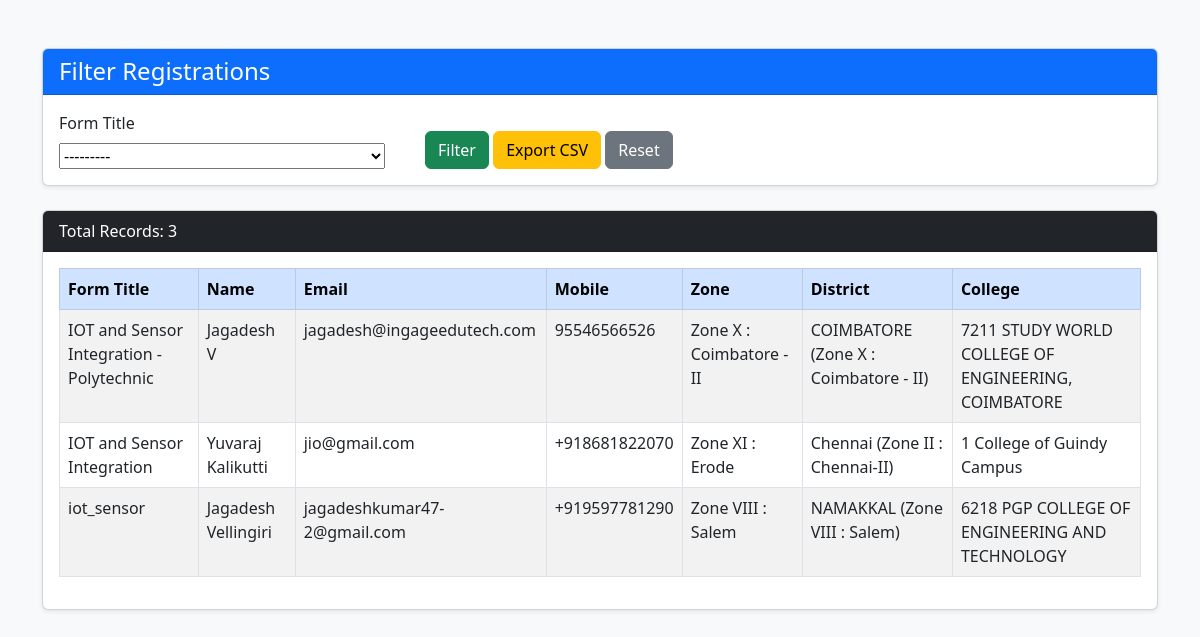
The page /api/qr/registrations/ on the database as committed earlier.
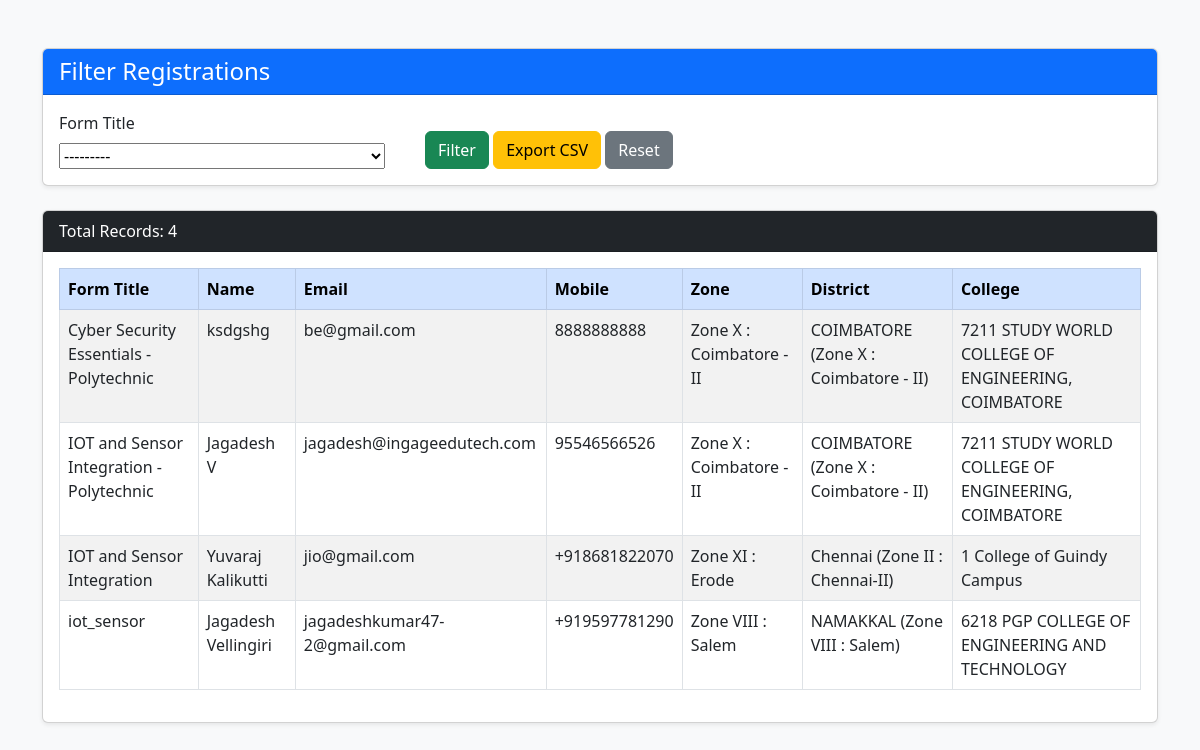
The same page on the database as committed later.
### std_qr/models.py (models this page shows, shortened)
class Registration(models.Model):
    form_title = models.CharField(
        max_length=500,
        verbose_name="Form Title"
    )
    full_name = models.CharField(max_length=200)
    zone = models.ForeignKey(Zone, on_delete=models.SET_NULL, null=True,blank=False)
    district = models.ForeignKey(District, on_delete=models.SET_NULL, null=True,blank=False)
    college = models.ForeignKey(College, on_delete=models.SET_NULL, null=True,blank=False)
    branch_department = models.CharField(
        max_length=100,
        null=True, blank=False
    )
    YEAR_CHOICES = [
        ('1st Year', '1st Year'),
        ('2nd Year', '2nd Year'),
        ('3rd Year', '3rd Year'),
        ('Final Year', 'Final Year'),
    ]
    year_of_study = models.CharField(
        max_length=20,
        choices=YEAR_CHOICES
    )
    email_address = models.EmailField(unique=True)
    mobile_number = models.CharField(max_length=15, unique=True)
    LEARNING_DOMAIN_CHOICES = [
        ('Web Development', 'Web Development'),
        ('Data Science', 'Data Science'),
        ('Artificial Intelligence / Machine Learning', 'AI / ML'),
        ('Cybersecurity', 'Cybersecurity'),
        ('Cloud Computing', 'Cloud Computing'),
        ('Mobile App Development', 'Mobile App Development'),
        ('UI/UX Design', 'UI/UX Design'),
        ('Internet of Things (IoT)', 'IoT'),
        ('Other', 'Other'),
    ]
    preferred_learning_domain = models.CharField(
        max_length=100,
        choices=LEARNING_DOMAIN_CHOICES
    )
    preferred_learning_domain_other = models.CharField(
        max_length=100,
        blank=True,
        null=True
    )
    LEARNING_MODE_CHOICES = [
        ('Online Live', 'Online Live'),
        ('Online Recorded', 'Online Recorded'),
        ('Hybrid Mode', 'Hybrid Mode'),
    ]
    preferred_mode_of_learning = models.CharField(
        max_length=50,
        choices=LEARNING_MODE_CHOICES
    )
    SKILL_LEVEL_CHOICES = [
        ('Beginner', 'Beginner'),
        ('Intermediate', 'Intermediate'),
        ('Advanced', 'Advanced'),
        ('No prior knowledge', 'No prior knowledge'),
    ]
    current_skill_level = models.CharField(
        max_length=50,
        choices=SKILL_LEVEL_CHOICES
    )
    INTEREST_CHOICES = [
        ('Yes', 'Yes'),
        ('No', 'No'),
        ('Maybe', 'Maybe'),
    ]
    interested_in_internship = models.CharField(
        max_length=10,
        choices=INTEREST_CHOICES
    )
    interested_in_job = models.CharField(
        max_length=10,
        choices=[('Yes', 'Yes'), ('No', 'No')]
    )
    EXPERIENCE_CHOICES = [
        ('Yes', 'Yes'),
        ('Currently pursuing', 'Currently pursuing'),
        ('No', 'No'),
    ]
    previous_internship_experience = models.CharField(
        max_length=50,
        choices=EXPERIENCE_CHOICES
    )
    internship_company_name = models.CharField(
        max_length=200,
        blank=True,
        null=True
    )
    internship_role = models.CharField(
        max_length=200,
        blank=True,
        null=True
    )
    internship_duration = models.CharField(
        max_length=100,
        blank=True,
        null=True
    )
    internship_skills_gained = models.TextField(
        blank=True,
        null=True
    )
    prior_job_experience = models.CharField(
        max_length=50,
        choices=EXPERIENCE_CHOICES
    )
    job_company_name = models.CharField(
        max_length=200,
        blank=True,
        null=True
    )
    job_role = models.CharField(
        max_length=200,
        blank=True,
        null=True
    )
    job_duration = models.CharField(
        max_length=100,
        blank=True,
        null=True
    )
    job_skills_gained = models.TextField(
        blank=True,
        null=True
    )
    CAREER_DOMAIN_CHOICES = [
        ('Software Development', 'Software Development'),
        ('Data Analytics', 'Data Analytics'),
        ('AI / ML', 'AI / ML'),
        ('Cybersecurity', 'Cybersecurity'),
        ('Cloud Computing', 'Cloud Computing'),
        ('UI/UX Design', 'UI/UX Design'),
        ('Core Engineering', 'Core Engineering'),
        ('Other', 'Other'),
    ]
    preferred_career_domain = models.CharField(
        max_length=100,
        choices=CAREER_DOMAIN_CHOICES
    )
    preferred_career_domain_other = models.CharField(
        max_length=100,
        null=True,
        blank=True
    )
    AVAILABILITY_CHOICES = [
        ('Immediate', 'Immediate'),
        ('Within 1 to 3 months', 'Within 1 to 3 months'),
        ('After course completion', 'After course completion'),
    ]
    availability = models.CharField(
        max_length=50,
        choices=AVAILABILITY_CHOICES
    )
    REMOTE_CHOICES = [
        ('Yes', 'Yes'),
        ('No', 'No'),
        ('Open to Both', 'Open to Both'),
    ]
    open_to_remote = models.CharField(
        max_length=20,
        choices=REMOTE_CHOICES
    )
    resume = models.FileField(
        upload_to="resumes/",
        blank=True,
        null=True,
        validators=[FileExtensionValidator(['pdf', 'doc', 'docx']), validate_file_size]
    )
    team_name = models.CharField(
        max_length=200,
        null=True
    )
    need_mentor_support = models.CharField(
        max_length=10,
        choices=INTEREST_CHOICES
    )
    college_registration_number = models.CharField(
        max_length=100, blank=False
    )
    naan_mudhalvan_id = models.CharField(
        max_length=100,
        null=True, blank=True
    )
    project_file = models.FileField(
        upload_to="projects/",
        validators=[FileExtensionValidator(['pdf', 'doc', 'docx']), validate_file_size]
    )
    communication_consent = models.BooleanField(default=False)
    created_at = models.DateTimeField(auto_now_add=True)
    updated_at = models.DateTimeField(auto_now=True)

class Zone(models.Model):
    name = models.CharField(max_length=100, unique=True)
    class Meta:
        ordering = ['name']
    def __str__(self):
        return self.name

class District(models.Model):
    name = models.CharField(max_length=100)
    zone = models.ForeignKey(Zone, on_delete=models.CASCADE, related_name='districts')
    class Meta:
        ordering = ['name']
    def __str__(self):
        return f"{self.name} ({self.zone.name})"

class College(models.Model):
    name = models.CharField(max_length=200)
    district = models.ForeignKey(District, on_delete=models.CASCADE, related_name='colleges')
    class Meta:
        ordering = ['name']
    def __str__(self):
        return f"{self.name}"

### std_qr/views.py (the view, shortened to what this page needs)
# urls.py: path('registrations/', registration_list, name='registration_list'),
def registration_list(request):
    queryset = Registration.objects.select_related(
        'zone', 'district', 'college'
    ).all().order_by('-created_at')
    filterset = RegistrationFilter(request.GET, queryset=queryset)
    filtered_qs = filterset.qs
    paginator = Paginator(filtered_qs, 20)
    page_number = request.GET.get('page')
    page_obj = paginator.get_page(page_number)
    return render(request, 'registration_list.html', {
        'filter': filterset,
        'registrations': page_obj,
        'page_obj': page_obj,
        'request': request
    })

### std_qr/templates/registration_list.html (shortened to what this page needs)
<!DOCTYPE html>
<html lang="en">
<head>
    <link href="https://cdn.jsdelivr.net/npm/bootstrap@5.3.0/dist/css/bootstrap.min.css" rel="stylesheet">
</head>
<body class="bg-light">
<div class="container mt-5">
    <div class="card shadow-sm">
        <div class="card-header bg-primary text-white">
            <h4 class="mb-0">Filter Registrations</h4>
        </div>
        <div class="card-body">
            <form method="get" class="row g-3 align-items-end">
                <div class="col-md-4">
                    <label class="form-label">Form Title</label>
                    {{ filter.form.form_title }}
                </div>
                <div class="col-md-8">
                    <button type="submit" class="btn btn-success">
                        Filter
                    </button>
                    <button type="submit" name="export" value="1" class="btn btn-warning">
                        Export CSV
                    </button>
                    <a href="{% url 'registration_list' %}" class="btn btn-secondary">
                        Reset
                    </a>
                </div>
            </form>
        </div>
    </div>
    <div class="card shadow-sm mt-4">
        <div class="card-header bg-dark text-white">
            Total Records: {{ page_obj.paginator.count }}
        </div>
        <div class="card-body table-responsive">
            <table class="table table-bordered table-hover table-striped">
                <thead class="table-primary">
                    <tr>
                        <th>Form Title</th>
                        <th>Name</th>
                        <th>Email</th>
                        <th>Mobile</th>
                        <th>Zone</th>
                        <th>District</th>
                        <th>College</th>
                    </tr>
                </thead>
                <tbody>
                    {% for reg in registrations %}
                    <tr>
                        <td>{{ reg.form_title }}</td>
                        <td>{{ reg.full_name }}</td>
                        <td>{{ reg.email_address }}</td>
                        <td>{{ reg.mobile_number }}</td>
                        <td>{{ reg.zone }}</td>
                        <td>{{ reg.district }}</td>
                        <td>{{ reg.college }}</td>
                    </tr>
                    {% empty %}
                    <tr>
                        <td colspan="7" class="text-center text-danger">
                            No records found
                        </td>
                    </tr>
                    {% endfor %}
                </tbody>
            </table>
        </div>
    </div>
</div>
</body>
</html>

Rows that differ between the two databases and show on the page:
added Registration: form_title "Cyber Security Essentials - Polytechnic", full_name "ksdgshg", email_address "be@gmail.com", mobile_number "8888888888", zone "Zone X : Coimbatore - II", district "COIMBATORE (Zone X : Coimbatore - II)", college "7211 STUDY WORLD COLLEGE OF ENGINEERING, COIMBATORE"
Other text that changed with them:
{{ page_obj.paginator.count }}: "3" → "4"
